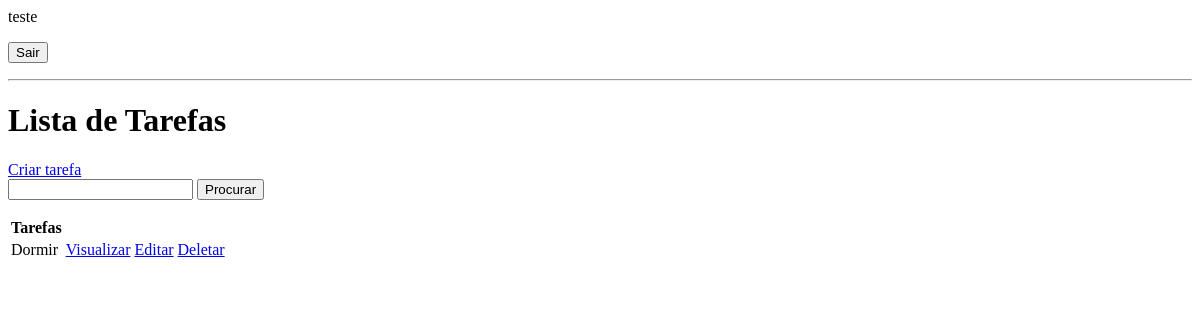
The page / (signed in) on the database as committed earlier.
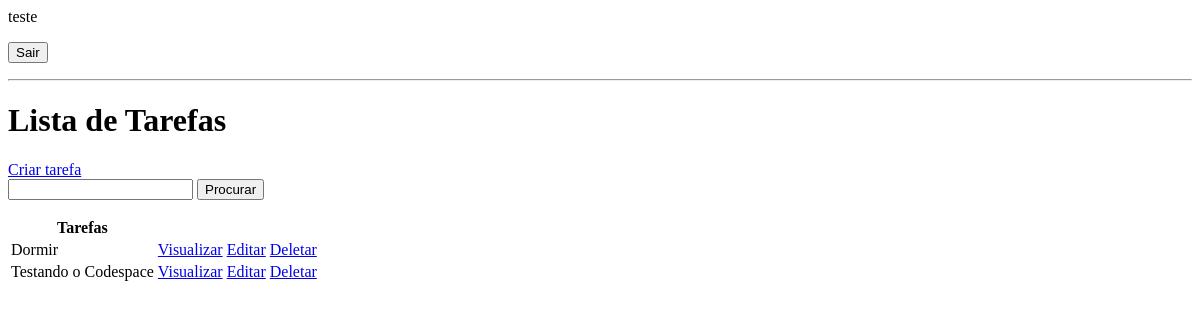
The same page on the database as committed later.
### base/models.py (models this page shows, shortened)
class Tarefa(models.Model):
    usuario = models.ForeignKey(
        User,
        on_delete=models.CASCADE,  # A propriedade CASCADE vai fazer com que task seja apagada, quando o usuário for apagado.
        null=True,
        blank=True,
    )
    titulo = models.CharField(
        max_length=200,
    )
    descricao= models.TextField(
        null=True,
        blank=True,
    )
    completo = models.BooleanField(
        default=False
    )
    criado_em = models.DateTimeField(
        auto_now_add=True
    )
    class Meta:
        ordering = ['completo']

### base/views.py (the view)
# urls.py: path('', Lista_tarefas.as_view(), name='tarefas'),
class Lista_tarefas(LoginRequiredMixin, ListView):
    model = Tarefa
    context_object_name = 'tarefas'  # Mudando o nome dado pelo django de "object_list" para "tarefas".
    template_name = 'base/lista_tarefas.html' # Comando para mudar o sufixo criado pelo django do template. Por padrão o django cria "nome_que_vc_deu_list.html"
    def get_context_data(self, **kwargs):  # Esta função restringe o acesso à lista de tarefas pela lista do usuário logado, impedindo que ele acesse a lista de um outro usuário.
        context = super().get_context_data(**kwargs)
        context['tarefas'] = context['tarefas'].filter(usuario=self.request.user) # atenção no argumento de filter! usuario é o campo do models.py e user é comando do django!
        search_input = self.request.GET.get('search-area') or '' # search-area é o nome colocado no html, como se fosse um "getById() no JS".
        if search_input:
            context['tarefas'] = context['tarefas'].filter(titulo__icontains=search_input)
        context['search_input'] = search_input
        return context

### base/templates/base/lista_tarefas.html (shortened to what this page needs)
{% if request.user.is_authenticated %}
    <p>{{request.user}}</p>
     <form method="post"  action="{% url 'logout' %}">
        <button>
            Sair
        </button>
    </form>
{% endif %}
<hr>
<h1>Lista de Tarefas</h1>
<a href="{% url 'criar-tarefa' %}">Criar tarefa</a>
<form method="GET">
    <input type="text" name="search-area" value="{{search_input}}">
    <input type="submit" value="Procurar">
</form>
<table>
    <tr>
        <th>Tarefas</th>
        <th></th>
        <th></th>
    </tr>
    {% for tarefa in tarefas %}
    <tr>
        <td>{{ tarefa.titulo }}</td>
        <td><a href="{% url 'tarefa' tarefa.id %}">Visualizar</a></td>
        <td><a href="{% url 'editar-tarefa' tarefa.id %}">Editar</a></td>
        <td><a href="{% url 'deletar-tarefa' tarefa.id %}">Deletar</a></td>
    </tr>
    {% empty %}
    <h3>Sem tarefas na lista</h3>
    {% endfor %}
</table>

Rows that differ between the two databases and show on the page:
added Tarefa: titulo "Testando o Codespace"
